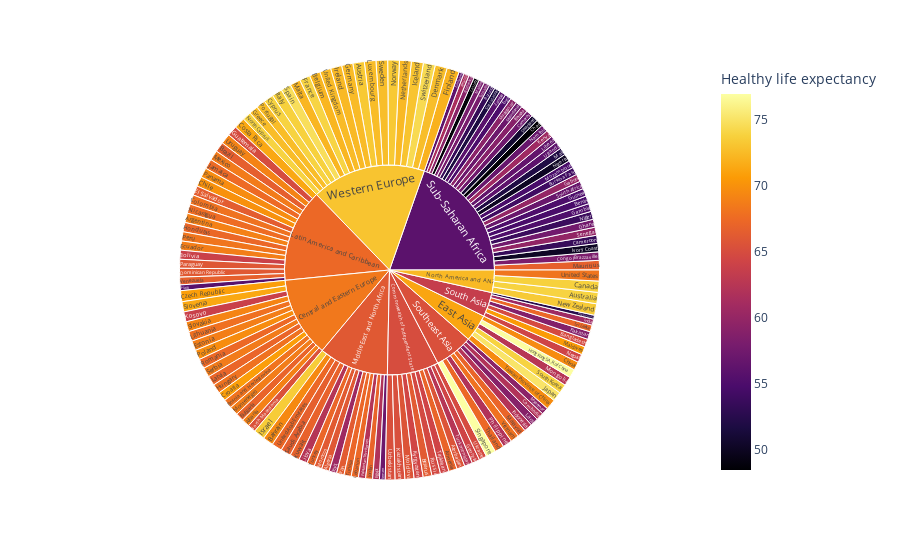

Notebook code for this chart:
### Code cell
#sunburst plotly
fig = px.sunburst(df, path=["Regional indicator", "Country name"], 
                  values='Ladder score', 
                  color="Healthy life expectancy",
                 color_continuous_scale="Inferno",
                 )
fig.show()

### Figure 1 — Plotly figure (JSON) as saved in the notebook; plotly's stock layout.template omitted (floating-point values rounded to 4 significant figures; data arrays with more than 128 entries replaced by an {"elided": "..."} marker saying what was removed)
{"data": [{"branchvalues": "total", "customdata": {"elided": "159x1 float values"}, "domain": {"x": [0, 1], "y": [0, 1]}, "hovertemplate": "labels=%{label}<br>Ladder score=%{value}<br>parent=%{parent}<br>id=%{id}<br>Healthy life expectancy=%{color}<extra></extra>", "ids": {"elided": "159 str values"}, "labels": {"elided": "159 str values"}, "marker": {"coloraxis": "coloraxis", "colors": {"elided": "159 float values"}}, "name": "", "parents": {"elided": "159 str values"}, "type": "sunburst", "values": {"elided": "159 float values"}}], "layout": {"coloraxis": {"colorbar": {"title": {"text": "Healthy life expectancy"}}, "colorscale": [[0, "#000004"], [0.1111, "#1b0c41"], [0.2222, "#4a0c6b"], [0.3333, "#781c6d"], [0.4444, "#a52c60"], [0.5556, "#cf4446"], [0.6667, "#ed6925"], [0.7778, "#fb9b06"], [0.8889, "#f7d13d"], [1, "#fcffa4"]]}, "legend": {"tracegroupgap": 0}, "margin": {"t": 60}}}
